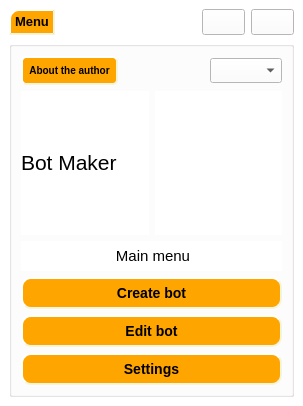
<?xml version="1.0" encoding="UTF-8"?>
<ui version="4.0">
 <class>MainWindow</class>
 <widget class="QMainWindow" name="MainWindow">
  <property name="geometry">
   <rect>
    <x>0</x>
    <y>0</y>
    <width>303</width>
    <height>406</height>
   </rect>
  </property>
  <property name="windowTitle">
   <string>MainWindow</string>
  </property>
  <property name="styleSheet">
   <string notr="true">background-color:rgb(255, 255, 255)</string>
  </property>
  <widget class="QWidget" name="centralwidget">
   <layout class="QGridLayout" name="gridLayout_4">
    <item row="0" column="0">
     <widget class="QLabel" name="label">
      <property name="font">
       <font>
        <pointsize>-1</pointsize>
        <weight>75</weight>
        <italic>false</italic>
        <bold>true</bold>
       </font>
      </property>
      <property name="styleSheet">
       <string notr="true">QLabel{
    background-color: orange;
    border-style: outset;
    border-width: 2px;
    border-top-left-radius: 10px;
    border-color: beige;
    font: bold 10px;
    min-width: 10em;
    padding: 1px;
}</string>
      </property>
      <property name="text">
       <string>&lt;html&gt;&lt;head/&gt;&lt;body&gt;&lt;p&gt;&lt;span style=&quot; font-size:10pt;&quot;&gt;Menu&lt;/span&gt;&lt;/p&gt;&lt;/body&gt;&lt;/html&gt;</string>
      </property>
     </widget>
    </item>
    <item row="0" column="1">
     <spacer name="horizontalSpacer">
      <property name="orientation">
       <enum>Qt::Horizontal</enum>
      </property>
      <property name="sizeHint" stdset="0">
       <size>
        <width>63</width>
        <height>20</height>
       </size>
      </property>
     </spacer>
    </item>
    <item row="0" column="2">
     <layout class="QVBoxLayout" name="verticalLayout_2">
      <item>
       <widget class="QPushButton" name="pushButton">
        <property name="font">
         <font>
          <family>HP Simplified</family>
          <pointsize>10</pointsize>
          <weight>75</weight>
          <bold>true</bold>
         </font>
        </property>
        <property name="styleSheet">
         <string notr="true">border-image: url(:/resourec/img/iSW70U3I1.png.jpg) 0 0 0 0 ;</string>
        </property>
        <property name="text">
         <string/>
        </property>
       </widget>
      </item>
     </layout>
    </item>
    <item row="0" column="3">
     <layout class="QVBoxLayout" name="verticalLayout">
      <item>
       <widget class="QPushButton" name="pushButton_2">
        <property name="font">
         <font>
          <family>Arial Nova</family>
          <pointsize>10</pointsize>
          <weight>75</weight>
          <bold>true</bold>
         </font>
        </property>
        <property name="styleSheet">
         <string notr="true">border-image: url(:/resourec/img/8.png) 0 0 0 0 ;</string>
        </property>
        <property name="text">
         <string/>
        </property>
       </widget>
      </item>
     </layout>
    </item>
    <item row="1" column="0" colspan="4">
     <widget class="QGroupBox" name="groupBox">
      <property name="title">
       <string/>
      </property>
      <layout class="QGridLayout" name="gridLayout_3">
       <item row="3" column="0">
        <layout class="QHBoxLayout" name="horizontalLayout">
         <item>
          <widget class="QLabel" name="label_3">
           <property name="text">
            <string>&lt;html&gt;&lt;head/&gt;&lt;body&gt;&lt;p&gt;&lt;span style=&quot; font-size:16pt;&quot;&gt;	Bot Maker&lt;/span&gt;&lt;/p&gt;&lt;/body&gt;&lt;/html&gt;</string>
           </property>
          </widget>
         </item>
         <item>
          <widget class="QLabel" name="image">
           <property name="text">
            <string/>
           </property>
           <property name="pixmap">
            <pixmap>img/character-16-563887.png</pixmap>
           </property>
          </widget>
         </item>
        </layout>
       </item>
       <item row="4" column="0">
        <layout class="QGridLayout" name="gridLayout">
         <item row="6" column="0">
          <widget class="QPushButton" name="SettingsButton">
           <property name="styleSheet">
            <string notr="true">QPushButton{
    background-color: orange;
    border-style: outset;
    border-width: 2px;
    border-radius: 10px;
    border-color: beige;
    font: bold 14px;
    min-width: 10em;
    padding: 6px;
}
QPushButton:pressed {
    background-color: rgb(255, 0, 0);
    border-style: inset;
}</string>
           </property>
           <property name="text">
            <string>Settings</string>
           </property>
          </widget>
         </item>
         <item row="4" column="0">
          <widget class="QPushButton" name="EditBot">
           <property name="styleSheet">
            <string notr="true">QPushButton{
    background-color:orange ;
    border-style: outset;
    border-width: 2px;
    border-radius: 10px;
    border-color: beige;
    font: bold 14px;
    min-width: 10em;
    padding: 6px;
}
QPushButton:pressed {
    background-color: rgb(255, 0, 0);
    border-style: inset;
}</string>
           </property>
           <property name="text">
            <string>Edit bot</string>
           </property>
          </widget>
         </item>
         <item row="3" column="0">
          <widget class="QPushButton" name="CreateBotButton">
           <property name="styleSheet">
            <string notr="true">QPushButton{
    background-color: orange;
    border-style: outset;
    border-width: 2px;
    border-radius: 10px;
    border-color: beige;
    font: bold 14px;
    min-width: 10em;
    padding: 6px;
}
QPushButton:pressed {
    background-color: rgb(255, 0, 0);
    border-style: inset;
}</string>
           </property>
           <property name="text">
            <string>Create bot</string>
           </property>
          </widget>
         </item>
         <item row="1" column="0">
          <widget class="QLabel" name="label_2">
           <property name="tabletTracking">
            <bool>false</bool>
           </property>
           <property name="contextMenuPolicy">
            <enum>Qt::DefaultContextMenu</enum>
           </property>
           <property name="acceptDrops">
            <bool>false</bool>
           </property>
           <property name="toolTipDuration">
            <number>5</number>
           </property>
           <property name="text">
            <string>&lt;html&gt;&lt;head/&gt;&lt;body&gt;&lt;p align=&quot;center&quot;&gt;&lt;span style=&quot; font-size:11pt;&quot;&gt;Main menu&lt;/span&gt;&lt;/p&gt;&lt;/body&gt;&lt;/html&gt;</string>
           </property>
           <property name="indent">
            <number>3</number>
           </property>
           <property name="openExternalLinks">
            <bool>false</bool>
           </property>
          </widget>
         </item>
        </layout>
       </item>
       <item row="1" column="0">
        <layout class="QGridLayout" name="gridLayout_2">
         <item row="0" column="0" alignment="Qt::AlignLeft">
          <widget class="QPushButton" name="info">
           <property name="styleSheet">
            <string notr="true">QPushButton{
    background-color: orange;
    border-style: outset;
    border-width: 2px;
    border-radius: 5px;
    border-color: beige;
    font: bold 10px;
    min-width: 8em;
    padding: 6px;
}
QPushButton:pressed {
    background-color: rgb(255, 0, 0);
    border-style: inset;
}</string>
           </property>
           <property name="text">
            <string>About the author</string>
           </property>
          </widget>
         </item>
         <item row="0" column="1" alignment="Qt::AlignRight">
          <widget class="QComboBox" name="comboBox">
           <property name="palette">
            <palette>
             <active>
              <colorrole role="WindowText">
               <brush brushstyle="SolidPattern">
                <color alpha="255">
                 <red>0</red>
                 <green>0</green>
                 <blue>0</blue>
                </color>
               </brush>
              </colorrole>
              <colorrole role="Button">
               <brush brushstyle="SolidPattern">
                <color alpha="255">
                 <red>255</red>
                 <green>255</green>
                 <blue>255</blue>
                </color>
               </brush>
              </colorrole>
              <colorrole role="Midlight">
               <brush brushstyle="SolidPattern">
                <color alpha="255">
                 <red>255</red>
                 <green>255</green>
                 <blue>255</blue>
                </color>
               </brush>
              </colorrole>
              <colorrole role="Dark">
               <brush brushstyle="SolidPattern">
                <color alpha="255">
                 <red>255</red>
                 <green>255</green>
                 <blue>255</blue>
                </color>
               </brush>
              </colorrole>
              <colorrole role="Text">
               <brush brushstyle="SolidPattern">
                <color alpha="255">
                 <red>0</red>
                 <green>0</green>
                 <blue>0</blue>
                </color>
               </brush>
              </colorrole>
              <colorrole role="ButtonText">
               <brush brushstyle="SolidPattern">
                <color alpha="255">
                 <red>0</red>
                 <green>0</green>
                 <blue>0</blue>
                </color>
               </brush>
              </colorrole>
              <colorrole role="Base">
               <brush brushstyle="SolidPattern">
                <color alpha="255">
                 <red>255</red>
                 <green>255</green>
                 <blue>255</blue>
                </color>
               </brush>
              </colorrole>
              <colorrole role="Window">
               <brush brushstyle="SolidPattern">
                <color alpha="255">
                 <red>255</red>
                 <green>255</green>
                 <blue>255</blue>
                </color>
               </brush>
              </colorrole>
              <colorrole role="PlaceholderText">
               <brush brushstyle="SolidPattern">
                <color alpha="128">
                 <red>0</red>
                 <green>0</green>
                 <blue>0</blue>
                </color>
               </brush>
              </colorrole>
             </active>
             <inactive>
              <colorrole role="WindowText">
               <brush brushstyle="SolidPattern">
                <color alpha="255">
                 <red>0</red>
                 <green>0</green>
                 <blue>0</blue>
                </color>
               </brush>
              </colorrole>
              <colorrole role="Button">
               <brush brushstyle="SolidPattern">
                <color alpha="255">
                 <red>255</red>
                 <green>255</green>
                 <blue>255</blue>
                </color>
               </brush>
              </colorrole>
              <colorrole role="Midlight">
               <brush brushstyle="SolidPattern">
                <color alpha="255">
                 <red>255</red>
                 <green>255</green>
                 <blue>255</blue>
                </color>
               </brush>
              </colorrole>
              <colorrole role="Dark">
               <brush brushstyle="SolidPattern">
                <color alpha="255">
                 <red>255</red>
                 <green>255</green>
                 <blue>255</blue>
                </color>
               </brush>
              </colorrole>
              <colorrole role="Text">
               <brush brushstyle="SolidPattern">
                <color alpha="255">
                 <red>0</red>
                 <green>0</green>
                 <blue>0</blue>
                </color>
               </brush>
              </colorrole>
              <colorrole role="ButtonText">
               <brush brushstyle="SolidPattern">
                <color alpha="255">
                 <red>0</red>
                 <green>0</green>
                 <blue>0</blue>
                </color>
               </brush>
              </colorrole>
              <colorrole role="Base">
               <brush brushstyle="SolidPattern">
                <color alpha="255">
                 <red>255</red>
                 <green>255</green>
                 <blue>255</blue>
                </color>
               </brush>
              </colorrole>
              <colorrole role="Window">
               <brush brushstyle="SolidPattern">
                <color alpha="255">
                 <red>255</red>
                 <green>255</green>
                 <blue>255</blue>
                </color>
               </brush>
              </colorrole>
              <colorrole role="PlaceholderText">
               <brush brushstyle="SolidPattern">
                <color alpha="128">
                 <red>0</red>
                 <green>0</green>
                 <blue>0</blue>
                </color>
               </brush>
              </colorrole>
             </inactive>
             <disabled>
              <colorrole role="WindowText">
               <brush brushstyle="SolidPattern">
                <color alpha="255">
                 <red>255</red>
                 <green>255</green>
                 <blue>255</blue>
                </color>
               </brush>
              </colorrole>
              <colorrole role="Button">
               <brush brushstyle="SolidPattern">
                <color alpha="255">
                 <red>255</red>
                 <green>255</green>
                 <blue>255</blue>
                </color>
               </brush>
              </colorrole>
              <colorrole role="Midlight">
               <brush brushstyle="SolidPattern">
                <color alpha="255">
                 <red>255</red>
                 <green>255</green>
                 <blue>255</blue>
                </color>
               </brush>
              </colorrole>
              <colorrole role="Dark">
               <brush brushstyle="SolidPattern">
                <color alpha="255">
                 <red>255</red>
                 <green>255</green>
                 <blue>255</blue>
                </color>
               </brush>
              </colorrole>
              <colorrole role="Text">
               <brush brushstyle="SolidPattern">
                <color alpha="255">
                 <red>255</red>
                 <green>255</green>
                 <blue>255</blue>
                </color>
               </brush>
              </colorrole>
              <colorrole role="ButtonText">
               <brush brushstyle="SolidPattern">
                <color alpha="255">
                 <red>255</red>
                 <green>255</green>
                 <blue>255</blue>
                </color>
               </brush>
              </colorrole>
              <colorrole role="Base">
               <brush brushstyle="SolidPattern">
                <color alpha="255">
                 <red>255</red>
                 <green>255</green>
                 <blue>255</blue>
                </color>
               </brush>
              </colorrole>
              <colorrole role="Window">
               <brush brushstyle="SolidPattern">
                <color alpha="255">
                 <red>255</red>
                 <green>255</green>
                 <blue>255</blue>
                </color>
               </brush>
              </colorrole>
              <colorrole role="PlaceholderText">
               <brush brushstyle="SolidPattern">
                <color alpha="128">
                 <red>0</red>
                 <green>0</green>
                 <blue>0</blue>
                </color>
               </brush>
              </colorrole>
             </disabled>
            </palette>
           </property>
           <property name="font">
            <font>
             <family>Arial Nova</family>
             <pointsize>9</pointsize>
             <weight>50</weight>
             <italic>false</italic>
             <bold>false</bold>
            </font>
           </property>
           <property name="styleSheet">
            <string notr="true">

   
</string>
           </property>
          </widget>
         </item>
        </layout>
       </item>
      </layout>
     </widget>
    </item>
   </layout>
  </widget>
 </widget>
 <resources/>
 <connections/>
</ui>
